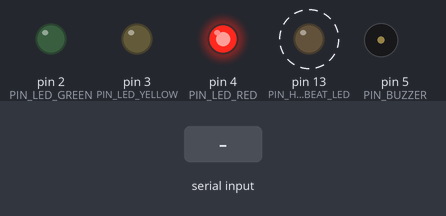
Bench run of a sketch on a simulated Arduino Uno, built with avr-gcc and run on an emulated ATmega328P. Shown: output pins drawn as LEDs (lit = HIGH), buzzer (waves = sounding, pin HIGH). Dashed ring = blinking. The inputs (shaded band) are chosen by the test bench. What the sketch prints to the serial monitor is not drawn.

Above: at 1.2 s.
1.3 s: "A\n" received over Serial
At 2.35 s:
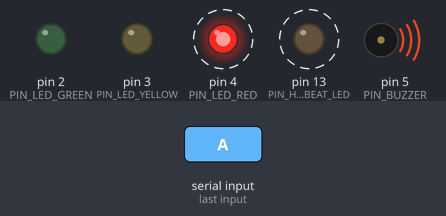
At 4.1 s:
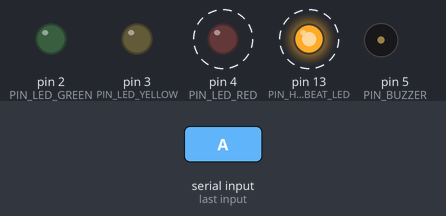
4.3 s: "H\n" received over Serial
Timing chart, 0 to 13.3 s (numbered marks = the images above; inputs shaded):
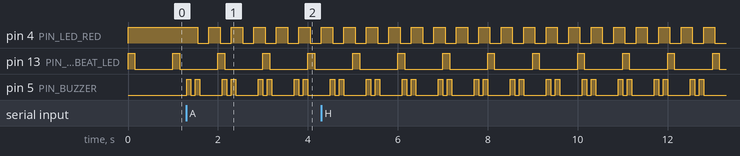

Measured:
- after the input at 1.3 s, pin 4 (PIN_LED_RED): alternates HIGH for 0.25 s and LOW for 0.25 s, starting after 0.25 s; pin 5 (PIN_BUZZER): LOW → HIGH at once, then repeats every 0.80 s: LOW 0.10 s, HIGH 0.10 s, LOW 0.50 s, HIGH 0.10 s
- by itself, pin 13 (PIN_HEARTBEAT_LED): alternates HIGH for 0.15 s and LOW for 0.85 s

The sketch:

traffic_controller.ino
```cpp
/**
 * ============================================================================
 * Smart Traffic Monitoring & Prediction System (SIH26222)
 * Hardware Integration Layer — Physical Signal Controller Firmware
 * ============================================================================
 *
 * Target Board: Arduino Uno (ATmega328P) / Compatible
 * Communication: Serial over USB (9600 baud, 8-N-1)
 *
 * ARCHITECTURAL ROLE:
 * Actuation "Hands" for the laptop/edge AI "Brain".
 * Listens for single-byte state change commands and controls physical traffic
 * lights (LEDs) and audible emergency indicators (Active Buzzer).
 *
 * HARD CONCURRENCY RULE (NON-NEGOTIABLE):
 * ZERO delay() or blocking calls anywhere in this codebase!
 * All timing is orchestrated through asynchronous, non-blocking millis()
 * state machines. Every iteration of loop() executes in microseconds,
 * guaranteeing zero missed serial bytes and instantaneous preemption.
 *
 * PIN ASSIGNMENTS:
 *   - PIN 2  : Green LED  (Low traffic / Go)
 *   - PIN 3  : Yellow LED (Medium traffic / Caution)
 *   - PIN 4  : Red LED    (High congestion / Stop)
 *   - PIN 5  : 5V Active Buzzer (Accident acoustic alarm)
 *   - PIN 13 : Heartbeat LED (Built-in onboard LED, gentle periodic pulse)
 *
 * COMMAND PROTOCOL:
 *   'G' / 'g' : State NORMAL -> Green ON, Yellow/Red/Buzzer OFF
 *   'Y' / 'y' : State NORMAL -> Yellow ON, Green/Red/Buzzer OFF
 *   'R' / 'r' : State NORMAL -> Red ON, Green/Yellow/Buzzer OFF
 *   'A' / 'a' : State ACCIDENT_OVERRIDE (Highest priority preemption)
 *               - Red flashes at 250ms interval
 *               - Buzzer pattern: 100ms ON, 100ms OFF, 100ms ON, 500ms OFF
 *               - Normal traffic updates ('G','Y','R') are ignored
 *   'C' / 'c' : Clear ACCIDENT_OVERRIDE -> Restores last commanded NORMAL state
 *   'H' / 'h' : Handshake / Heartbeat ping -> Responds immediately with "OK\n"
 * ============================================================================
 */

#include <Arduino.h>

// ============================================================================
// HARDWARE PIN DEFINITIONS
// ============================================================================
const uint8_t PIN_LED_GREEN     = 2;
const uint8_t PIN_LED_YELLOW    = 3;
const uint8_t PIN_LED_RED       = 4;
const uint8_t PIN_BUZZER        = 5;
const uint8_t PIN_HEARTBEAT_LED = 13;

// ============================================================================
// TIMING CONSTANTS (Milliseconds)
// ============================================================================
// Heartbeat LED pulse (Gentle 150ms beacon pulse every 1000ms)
const unsigned long HEARTBEAT_PERIOD_MS = 1000;
const unsigned long HEARTBEAT_ON_MS     = 150;

// Accident Override Red LED flash interval (250ms ON / 250ms OFF = 2 Hz)
const unsigned long ACCIDENT_FLASH_INTERVAL_MS = 250;

// Accident Override Buzzer pattern:
// 100ms ON -> 100ms OFF -> 100ms ON -> 500ms OFF (Total period: 800ms)
const unsigned long BUZZER_CYCLE_PERIOD_MS = 800;
const unsigned long BUZZER_PULSE_1_END_MS  = 100;
const unsigned long BUZZER_PAUSE_1_END_MS  = 200;
const unsigned long BUZZER_PULSE_2_END_MS  = 300;
// Remainder (300ms to 800ms = 500ms) is silent pause

// ============================================================================
// SYSTEM STATES & ENUMS
// ============================================================================
enum SystemState {
  STATE_NORMAL,
  STATE_ACCIDENT_OVERRIDE
};

enum NormalSignal {
  SIGNAL_GREEN,
  SIGNAL_YELLOW,
  SIGNAL_RED
};

// ============================================================================
// GLOBAL STATE VARIABLES
// ============================================================================
static SystemState currentState = STATE_NORMAL;
static NormalSignal lastNormalSignal = SIGNAL_RED; // Safe default state on boot

// Non-blocking timer timestamps
static unsigned long overrideStartTime = 0;
static unsigned long lastRedFlashTime  = 0;
static bool redFlashState             = false;

// ============================================================================
// FUNCTION DECLARATIONS
// ============================================================================
void applyNormalSignal(NormalSignal signal);
void enterAccidentOverride();
void clearAccidentOverride();
void processSerialCommand(char cmd);
void updateHeartbeat(unsigned long currentMillis);
void updateAccidentActuation(unsigned long currentMillis);

// ============================================================================
// ARDUINO SETUP ROUTINE
// ============================================================================
void setup() {
  // Initialize GPIO pins as outputs
  pinMode(PIN_LED_GREEN, OUTPUT);
  pinMode(PIN_LED_YELLOW, OUTPUT);
  pinMode(PIN_LED_RED, OUTPUT);
  pinMode(PIN_BUZZER, OUTPUT);
  pinMode(PIN_HEARTBEAT_LED, OUTPUT);

  // Default fail-safe state: Buzzer off, LEDs safe
  digitalWrite(PIN_BUZZER, LOW);
  digitalWrite(PIN_HEARTBEAT_LED, LOW);

  // Initialize in NORMAL state with safe default (Red signal)
  applyNormalSignal(lastNormalSignal);

  // Initialize hardware serial interface
  Serial.begin(9600);
}

// ============================================================================
// ARDUINO MAIN LOOP ROUTINE (STRICTLY NON-BLOCKING)
// ============================================================================
void loop() {
  const unsigned long currentMillis = millis();

  // 1. Service Serial Interface (Non-blocking character ingestion)
  while (Serial.available() > 0) {
    char incomingByte = (char)Serial.read();
    processSerialCommand(incomingByte);
  }

  // 2. Service Gentle Heartbeat LED Pulse (Pin 13)
  updateHeartbeat(currentMillis);

  // 3. Service Accident Actuation Timers (LED Flash & Pulsed Buzzer)
  if (currentState == STATE_ACCIDENT_OVERRIDE) {
    updateAccidentActuation(currentMillis);
  }
}

// ============================================================================
// SERIAL COMMAND PROCESSOR
// ============================================================================
void processSerialCommand(char cmd) {
  // Ignore whitespace and line delimiter characters
  if (cmd == '\r' || cmd == '\n' || cmd == ' ' || cmd == '\t') {
    return;
  }

  switch (cmd) {
    // ------------------------------------------------------------------------
    // Handshake / Heartbeat Ping
    // ------------------------------------------------------------------------
    case 'H':
    case 'h':
      // Immediately reply with handshake confirmation
      Serial.print("OK\n");
      break;

    // ------------------------------------------------------------------------
    // Normal Traffic Density Signals
    // ------------------------------------------------------------------------
    case 'G':
    case 'g':
      if (currentState == STATE_NORMAL) {
        lastNormalSignal = SIGNAL_GREEN;
        applyNormalSignal(SIGNAL_GREEN);
      }
      // Note: If in ACCIDENT_OVERRIDE, traffic updates are ignored per spec.
      break;

    case 'Y':
    case 'y':
      if (currentState == STATE_NORMAL) {
        lastNormalSignal = SIGNAL_YELLOW;
        applyNormalSignal(SIGNAL_YELLOW);
      }
      break;

    case 'R':
    case 'r':
      if (currentState == STATE_NORMAL) {
        lastNormalSignal = SIGNAL_RED;
        applyNormalSignal(SIGNAL_RED);
      }
      break;

    // ------------------------------------------------------------------------
    // Accident / Emergency Override
    // ------------------------------------------------------------------------
    case 'A':
    case 'a':
      enterAccidentOverride();
      break;

    // ------------------------------------------------------------------------
    // Clear Override
    // ------------------------------------------------------------------------
    case 'C':
    case 'c':
      clearAccidentOverride();
      break;

    // ------------------------------------------------------------------------
    // Unknown Command Guard
    // ------------------------------------------------------------------------
    default:
      // Unknown command: silently discard without blocking
      break;
  }
}

// ============================================================================
// ACTUATION CONTROLLERS
// ============================================================================

/**
 * Applies the specified solid traffic signal state.
 * Ensures mutual exclusion across Green, Yellow, Red and silences the buzzer.
 */
void applyNormalSignal(NormalSignal signal) {
  // Silence buzzer in normal operation
  digitalWrite(PIN_BUZZER, LOW);

  switch (signal) {
    case SIGNAL_GREEN:
      digitalWrite(PIN_LED_GREEN, HIGH);
      digitalWrite(PIN_LED_YELLOW, LOW);
      digitalWrite(PIN_LED_RED, LOW);
      break;

    case SIGNAL_YELLOW:
      digitalWrite(PIN_LED_GREEN, LOW);
      digitalWrite(PIN_LED_YELLOW, HIGH);
      digitalWrite(PIN_LED_RED, LOW);
      break;

    case SIGNAL_RED:
      digitalWrite(PIN_LED_GREEN, LOW);
      digitalWrite(PIN_LED_YELLOW, LOW);
      digitalWrite(PIN_LED_RED, HIGH);
      break;
  }
}

/**
 * Transitions system into ACCIDENT_OVERRIDE state.
 * Preempts normal traffic signals immediately.
 */
void enterAccidentOverride() {
  currentState = STATE_ACCIDENT_OVERRIDE;
  overrideStartTime = millis();
  lastRedFlashTime  = overrideStartTime;

  // Turn off Green and Yellow immediately
  digitalWrite(PIN_LED_GREEN, LOW);
  digitalWrite(PIN_LED_YELLOW, LOW);

  // Initialize Red LED ON for first flash half-cycle
  redFlashState = true;
  digitalWrite(PIN_LED_RED, HIGH);
}

/**
 * Clears accident override and restores the last commanded normal signal.
 */
void clearAccidentOverride() {
  currentState = STATE_NORMAL;

  // Ensure buzzer is silenced immediately
  digitalWrite(PIN_BUZZER, LOW);

  // Restore the traffic signal that was active prior to override
  applyNormalSignal(lastNormalSignal);
}

/**
 * Updates the gentle heartbeat beacon on built-in Pin 13.
 * Non-blocking: computes phase from current millis.
 */
void updateHeartbeat(unsigned long currentMillis) {
  unsigned long cyclePhase = currentMillis % HEARTBEAT_PERIOD_MS;
  bool heartbeatState = (cyclePhase < HEARTBEAT_ON_MS);
  digitalWrite(PIN_HEARTBEAT_LED, heartbeatState ? HIGH : LOW);
}

/**
 * Asynchronously drives Red LED 250ms flashing and 800ms pulsed buzzer pattern.
 * Non-blocking: relies strictly on elapsed millis math.
 */
void updateAccidentActuation(unsigned long currentMillis) {
  // 1. Red LED 250ms Square-wave Flash
  if (currentMillis - lastRedFlashTime >= ACCIDENT_FLASH_INTERVAL_MS) {
    lastRedFlashTime = currentMillis;
    redFlashState = !redFlashState;
    digitalWrite(PIN_LED_RED, redFlashState ? HIGH : LOW);
  }

  // 2. Buzzer Pulsed Alert Pattern (800ms periodic cycle):
  //    0ms   - 100ms : ON  (Pulse 1)
  //    100ms - 200ms : OFF (Inter-pulse silence)
  //    200ms - 300ms : ON  (Pulse 2)
  //    300ms - 800ms : OFF (Long 500ms silence)
  unsigned long cycleOffset = (currentMillis - overrideStartTime) % BUZZER_CYCLE_PERIOD_MS;
  bool buzzerActive = (cycleOffset < BUZZER_PULSE_1_END_MS) ||
                      (cycleOffset >= BUZZER_PAUSE_1_END_MS && cycleOffset < BUZZER_PULSE_2_END_MS);

  digitalWrite(PIN_BUZZER, buzzerActive ? HIGH : LOW);
}
```
